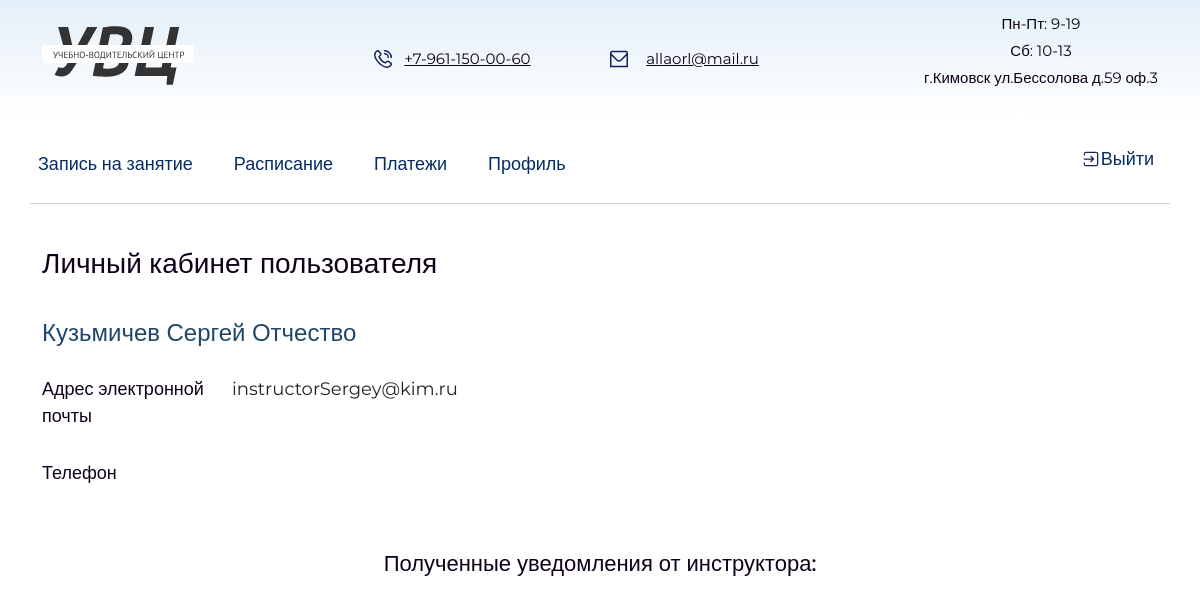
Page /users/user_profile/profile/ (signed in) on the committed database.
### users/models.py (models this page shows)
class User(AbstractUser):
    email = models.EmailField(
        _('email address'),
        unique=True,
    )
    email_verify = models.BooleanField(default=False)
    surname = models.CharField(max_length=255, blank=True, null=True)
    phone = models.CharField(max_length=255, blank=True, null=True)
    USERNAME_FIELD = 'email'
    REQUIRED_FIELDS = []

### users/views.py (the view)
# urls.py: path('user_profile/profile/', profile),
def profile(request):
    user_id = request.user.id
    user = User.objects.get(id=user_id)
    four_weeks_ago = timezone.now() - timedelta(weeks=4)
    received_messages = Message.objects.filter(recipient=user, timestamp__gte=four_weeks_ago).order_by('-timestamp')
    return render(request, 'student_profile.html', {'user': user, 'received_messages': received_messages})

### templates/student_profile.html (shortened to what this page needs)
{% extends 'base.html' %}
{% block content%}
    {% load static %}
    <div class="container">
        <div>
            <h4 class="title-client title-pick">Личный кабинет пользователя</h4>
            <div class="name-profile">{{user.last_name}} {{user.first_name}} {{user.surname}}</div>
            <div class="mb-3 row">
                <label for="staticEmail" class="col-sm-2 col-form-label">Адрес электронной почты</label>
                <div class="col-sm-10">
                  <input type="text" readonly class="form-control-plaintext" id="staticEmail" value="{{user.email}}">
                </div>
            </div>
            <div class="mb-3 row">
                <label for="staticEmail" class="col-sm-2 col-form-label">Телефон</label>
                <div class="col-sm-10">
                  <input type="text" readonly class="form-control-plaintext" id="staticPhone" value="{{ user.phone|default_if_none:'' }}">
                </div>
            </div>
            <div class="title-toasts">Полученные уведомления от инструктора: </div>
        </div>
    </div>
{% endblock %}

### static/css/login.css (style rules this page uses)
body { font-family: 'Roboto', 'Montserrat', sans-serif; font-size: 16px; line-height: 1.8; font-weight: normal; background: #f8f9fd; color: gray; }

### static/css/main.css (style rules this page uses)
body { font-family: 'Montserrat', sans-serif; color: #0F001A; font-size: 18px; padding: 0; margin: 0; background: rgb(255,255,255); }
.title-client { font-size: 28px; font-weight: 500; margin: 35px 0; }
.title-pick { margin-bottom: 10px; }
.name-profile { margin-top: 30px; font-size: 24px; color: #21466b; font-weight: 500; margin-bottom: 15px; }
.title-toasts { font-size: 22px; font-weight: 500; margin-top: 50px; margin-bottom: 25px; text-align: center; }

### rows in the picture
User: last_name "Кузьмичев", first_name "Сергей", surname "Отчество", email "instructorSergey@kim.ru"
